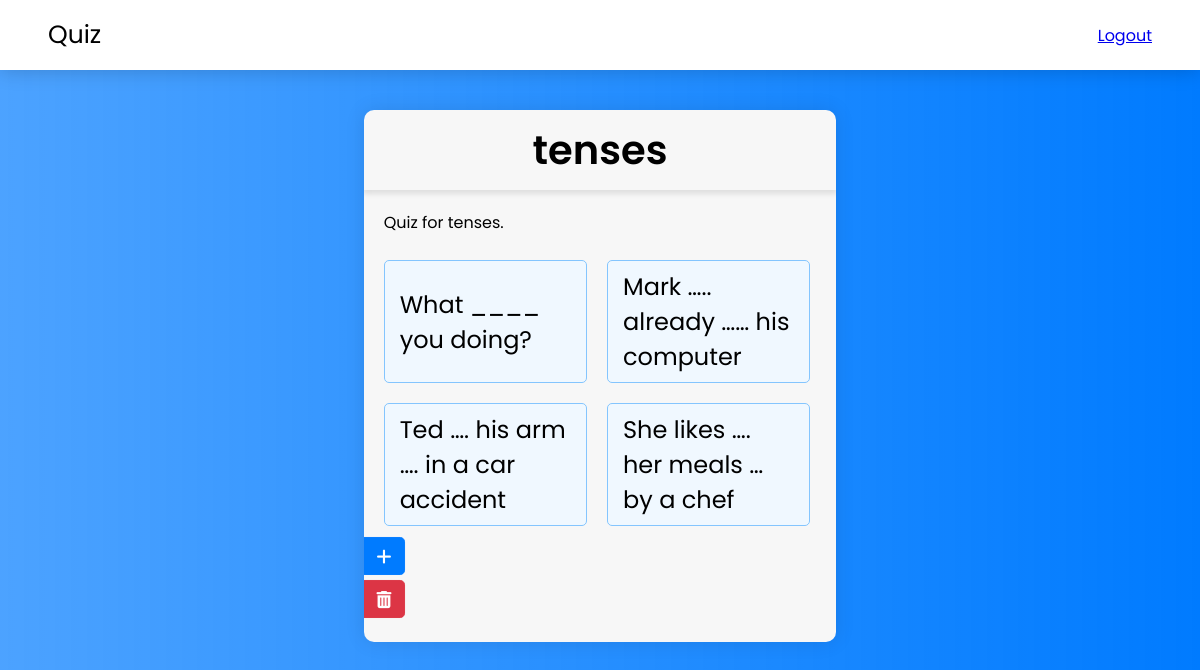
Page /settings/exams/1/ (signed in) on the committed database.
### her/models.py (models this page shows, shortened)
class Exam(models.Model):
    name = models.CharField(max_length=100)
    slug = models.SlugField(max_length=100, unique=True)
    description = models.TextField()
    count_down = models.PositiveBigIntegerField(default=0)  # in minutes
    quizzes_length = models.PositiveBigIntegerField(default=0)
    private = models.BooleanField(default=False)
    created_at = models.DateTimeField(auto_now_add=True)
    updated_at = models.DateTimeField(auto_now=True)

class Quiz(models.Model):
    question = models.CharField(max_length=255)
    answer = models.CharField(max_length=255)
    user_answer = models.ManyToManyField(
        UserAnswer, blank=True)
    exam = models.ForeignKey(
        Exam, on_delete=models.CASCADE, null=True, default=None)
    species = models.ForeignKey('QuizType', on_delete=models.CASCADE)
    created_at = models.DateTimeField(auto_now_add=True)
    updated_at = models.DateTimeField(auto_now=True)
    class Meta:
        verbose_name_plural = "Quizes"

### edit/views.py (the view)
# urls.py: path("exams/<int:pk>/", views.exam, name="exam"),
@staff_member_required
def exam(request, pk):
    exam = Exam.objects.get(id=pk)
    quiz_users = QuizUser.objects.all()
    quizzes = Quiz.objects.filter(exam=exam)
    t = []
    for quiz_user in quiz_users:
        if quiz_user.passed_exams.filter(id=pk).exists():
            t.append(quiz_user)
    return render(request, 'settings/exam.html', {'exam': exam, 't': t, 'quizzes': quizzes})

### her/templates/settings/exam.html (shortened to what this page needs)
{% extends 'her/base.html' %} {% block content %} {% csrf_token %}
<div class="container">
  <div class="quiz-box">
    <div class="quiz-title">
      <span>{{ exam.name }}</span>
    </div>
    <div class="content">
      <p>{{ exam.description }}</p>
      <div class="answers">
        {% for quiz in quizzes %}
        <div class="option" data-quiz-id="{{quiz.id}}">
          <span>{{ quiz.question }}</span>
        </div>
        {% endfor %}
      </div>
      <div class="add mt">
          <a href="{% url 'edit:add_quiz' exam.id  %}" class="side-btn">
          <button class="button"><span class="icon"><i class="fas fa-plus"></i></span><span class="text">Add Question</span></button>
        </a>
      </div>
      <div class="delete">
          <a href="{% url 'edit:delete_exam' exam.id %}" class="side-btn">
          <button class="button button-danger"><span class="icon"><i class="fas fa-trash-can"></i></span><span class="text">Delete this exam</span></button>
        </a>
      </div>
    </div>
  </div>
</div>
{% endblock %}

### static/assets/css/style.css (style rules this page uses)
* { margin: 0; padding: 0; box-sizing: border-box; font-family: Poppins; transition: all 200ms; }
body { background: var(--light-body-background); max-width: none !important; }
.container { width: 100%; margin-top: 40px; display: flex; justify-content: center; position: relative; }
.container .quiz-box { background: var(--light-quiz-box-background, #f7f7f7); transition: 450ms; overflow: hidden; min-width: 400px; max-width: 800px; border-radius: 10px; box-shadow: 0 0 20px 0 rgba(0, 0, 0, 0.1); max-height: 650px; }
.container .quiz-box .quiz-title { position: relative; text-align: center; font-size: 40px; font-weight: bold; width: 100%; padding: 10px 0; box-shadow: 0px 3px 5px 1px rgba(0, 0, 0, 0.1); }
.quiz-box .content { padding: 20px; height: 100%; overflow: auto; }
.quiz-box .answers { margin: 25px auto 0 auto; display: grid; grid-template-columns: repeat(auto-fill, 47%); gap: 20px; }
.quiz-box .answers .option { background: aliceblue; border: 1px solid #84c5fe; border-radius: 5px; padding: 8px 15px; font-size: 24px; cursor: pointer; transition: all 0.3s ease; display: flex; align-items: center; justify-content: space-between; }
.button { height: 40px; padding: 0 13px; font-size: 18px; font-weight: 400; cursor: pointer; border: none; outline: none; color: #fff; border-radius: 5px; background: #007bff; border: 1px solid #007bff; line-height: 10px; transform: scale(0.95); user-select: none; }
.button.button-danger { background: #dc3545; border: 1px solid #dc3545; }
.side-btn { display: inline-block; transform: translateX(-50%); text-align: left; margin-bottom: 3px; transition: 250ms; }
.side-btn .button .icon { transition: 250ms linear all; }
.side-btn button { border-radius: 0 5px 5px 0; }

### static/assets/css/root.css (style rules this page uses)
:root { --light-body-background: linear-gradient( to left, rgba(0, 123, 255, 1), rgba(0, 123, 255, 0.7) ); --light-quiz-option-background: aliceblue; --light-quiz-option-onHover-background: #cce5ff; --light-quiz-option-onHover-color: #004085; --light-quiz-option-onHover-border: 1px solid #b8daff; --light-quiz-option-incorrect-background: #f8d7da; --light-quiz-option-incorrect-color: #721c24; --light-quiz-option-incorrect-border: 1px solid #f5c6cb; --light-quiz-option-correct-background: #d4edda; --light-quiz-option-correct-color: #155724; --light-quiz-option-correct-border: 1px solid #c3e6cb; --light-quiz-timer-warn-color: #ffcc00; --light-quiz-timer-danger-color: #cc3300; --navbar-height: 70px; }
.mt { margin-top: 10px; }

### rows in the picture
Exam: name "tenses", description "Quiz for tenses."
Quiz: question "What ____ you doing?"
Quiz: question "Mark ….. already …… his computer"
Quiz: question "Ted …. his arm …. in a car accident"
Quiz: question "She likes …. her meals … by a chef"
